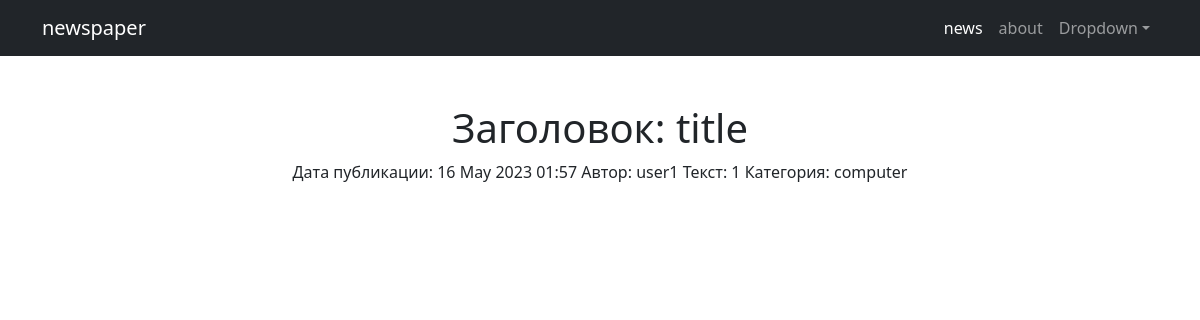
Page /news/267/ on the committed database.
### news/models.py (models this page shows, shortened)
class Post(models.Model):
    POST = 'PO'
    NEWS = 'NE'
    TYPE_IN_PLACE = [
        (POST, 'post'),
        (NEWS, 'news'),
    ]
    author = models.ForeignKey(Author, on_delete = models.CASCADE)
    typepost = models.CharField(max_length = 2, choices = TYPE_IN_PLACE, default = POST)
    datepost = models.DateTimeField(auto_now_add = True)
    posts = models.ManyToManyField(Category, through = 'PostCategory')
    titlepost = models.CharField(max_length = 64, default = 'title')
    textpost = models.TextField()
    ratingpost = models.IntegerField(default = 0)
    def get_category(self):
        category = self.posts.all()
        for i in category:
            category = i
        return category

class Author(models.Model):
    user = models.OneToOneField(User, on_delete = models.CASCADE)
    ratingAuthor = models.IntegerField(default = 0)

class Category(models.Model):
    categoryname = models.CharField(max_length = 64, unique = True)
    def __str__(self):
        return self.categoryname

### simpleapp/views.py (the view)
# urls.py: path('<int:pk>/', NewDetailView.as_view(), name='new_detail'),
class NewDetailView(DetailView):
    template_name = 'new.html'
    queryset = Post.objects.all()
    context_object_name = 'news'
    def get_object(self, *args, **kwargs): # переопределяем метод получения объекта, как ни странно
        obj = cache.get(self.kwargs["pk"], None) # кэш очень похож на словарь, и метод get действует также. Он забирает значение по ключу, если его нет, то забирает None.
        if not obj:
            obj = super().get_object(queryset=self.queryset)
            cache.set(self.kwargs["pk"], obj)
        return obj
    def get_context_data(self, **kwargs):
        context = super().get_context_data(**kwargs)
        category = self.get_object(self.queryset).get_category()
        context['is_not_subs'] = not Appointment.objects.all().filter(subscribers=category).exists()
        return context

### simpleapp/templatetags/custom_filters.py (called while the page is built)
@register.filter(name='censor')
def multiply(value):
    if 'fuck' in str(value) or 'ass' in str(value) or 'fool' in str(value):
        return '****'
    else:
        return str(value)

### templates/new.html (shortened to what this page needs)
{% extends 'flatpages/default.html' %}
{% load custom_filters %}
{% block content %}
<h1>Заголовок: {{ news.titlepost|censor}}</h1>
Дата публикации: {{ news.datepost|date:'d M Y h:i'}}
Автор: {{ news.author.user.username }}
Текст: {{ news.textpost|censor}}
{% if is_not_subs %}
Категория: {{ news.get_category }}
<form action="{% url 'subs' %}" method="POST" enctype="multipart/form-data">
    {% csrf_token %}
<input type="hidden" name="categoryname" value={{ news.get_category }}>
<input type="submit" value="Подписаться на статьи из данной категории">
</form>
{% else %}
Категория: {{ news.get_category }}
{% endif %}
{% endblock content %}

### rows in the picture
Post: titlepost|censor "title", datepost "16 May 2023 01:57", author.user.username "user1", textpost|censor "1", get_category "computer"
